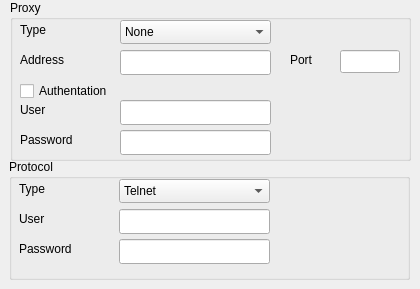
   <widget class="QWidget" name="tab3" >
    <attribute name="title" >
     <string>Connection</string>
    </attribute>
    <widget class="QGroupBox" name="groupBox_2" >
     <property name="geometry" >
      <rect>
       <x>9</x>
       <y>159</y>
       <width>401</width>
       <height>121</height>
      </rect>
     </property>
     <property name="title" >
      <string>Protocol</string>
     </property>
     <widget class="QLabel" name="TextLabel1_3" >
      <property name="geometry" >
       <rect>
        <x>10</x>
        <y>20</y>
        <width>80</width>
        <height>20</height>
       </rect>
      </property>
      <property name="text" >
       <string>Type</string>
      </property>
     </widget>
     <widget class="QLabel" name="TextLabel2_3" >
      <property name="geometry" >
       <rect>
        <x>10</x>
        <y>50</y>
        <width>90</width>
        <height>20</height>
       </rect>
      </property>
      <property name="text" >
       <string>User</string>
      </property>
     </widget>
     <widget class="QLabel" name="TextLabel3_3" >
      <property name="geometry" >
       <rect>
        <x>10</x>
        <y>80</y>
        <width>90</width>
        <height>20</height>
       </rect>
      </property>
      <property name="text" >
       <string>Password</string>
      </property>
     </widget>
     <widget class="QLineEdit" name="sshpasswdLineEdit" >
      <property name="geometry" >
       <rect>
        <x>110</x>
        <y>80</y>
        <width>151</width>
        <height>25</height>
       </rect>
      </property>
      <property name="echoMode" >
       <enum>QLineEdit::Password</enum>
      </property>
     </widget>
     <widget class="QComboBox" name="protocolComboBox" >
      <property name="geometry" >
       <rect>
        <x>110</x>
        <y>20</y>
        <width>151</width>
        <height>24</height>
       </rect>
      </property>
      <item>
       <property name="text" >
        <string>Telnet</string>
       </property>
      </item>
      <item>
       <property name="text" >
        <string>SSH1</string>
       </property>
      </item>
      <item>
       <property name="text" >
        <string>SSH2</string>
       </property>
      </item>
     </widget>
     <widget class="QLineEdit" name="sshuserLineEdit" >
      <property name="geometry" >
       <rect>
        <x>110</x>
        <y>50</y>
        <width>151</width>
        <height>25</height>
       </rect>
      </property>
     </widget>
    </widget>
    <widget class="QGroupBox" name="groupBox" >
     <property name="geometry" >
      <rect>
       <x>10</x>
       <y>0</y>
       <width>401</width>
       <height>161</height>
      </rect>
     </property>
     <property name="title" >
      <string>Proxy</string>
     </property>
     <widget class="QLabel" name="TextLabel3_2" >
      <property name="geometry" >
       <rect>
        <x>10</x>
        <y>50</y>
        <width>66</width>
        <height>20</height>
       </rect>
      </property>
      <property name="text" >
       <string>Address</string>
      </property>
     </widget>
     <widget class="QLabel" name="TextLabel2_2" >
      <property name="geometry" >
       <rect>
        <x>10</x>
        <y>20</y>
        <width>66</width>
        <height>20</height>
       </rect>
      </property>
      <property name="text" >
       <string>Type</string>
      </property>
     </widget>
     <widget class="QCheckBox" name="authCheckBox" >
      <property name="geometry" >
       <rect>
        <x>10</x>
        <y>80</y>
        <width>130</width>
        <height>22</height>
       </rect>
      </property>
      <property name="text" >
       <string>Authentation</string>
      </property>
     </widget>
     <widget class="QLineEdit" name="proxyportLineEdit" >
      <property name="geometry" >
       <rect>
        <x>330</x>
        <y>50</y>
        <width>60</width>
        <height>23</height>
       </rect>
      </property>
     </widget>
     <widget class="QLineEdit" name="proxyaddrLineEdit" >
      <property name="geometry" >
       <rect>
        <x>110</x>
        <y>50</y>
        <width>151</width>
        <height>25</height>
       </rect>
      </property>
     </widget>
     <widget class="QLabel" name="TextLabel4_2" >
      <property name="geometry" >
       <rect>
        <x>280</x>
        <y>50</y>
        <width>50</width>
        <height>20</height>
       </rect>
      </property>
      <property name="text" >
       <string>Port</string>
      </property>
     </widget>
     <widget class="QLineEdit" name="proxyuserLineEdit" >
      <property name="geometry" >
       <rect>
        <x>110</x>
        <y>100</y>
        <width>151</width>
        <height>25</height>
       </rect>
      </property>
     </widget>
     <widget class="QLabel" name="TextLabel5_2" >
      <property name="geometry" >
       <rect>
        <x>10</x>
        <y>100</y>
        <width>80</width>
        <height>20</height>
       </rect>
      </property>
      <property name="text" >
       <string>User</string>
      </property>
     </widget>
     <widget class="QLabel" name="TextLabel5_4" >
      <property name="geometry" >
       <rect>
        <x>10</x>
        <y>130</y>
        <width>80</width>
        <height>20</height>
       </rect>
      </property>
      <property name="text" >
       <string>Password</string>
      </property>
     </widget>
     <widget class="QLineEdit" name="proxypasswdLineEdit" >
      <property name="geometry" >
       <rect>
        <x>110</x>
        <y>130</y>
        <width>151</width>
        <height>25</height>
       </rect>
      </property>
     </widget>
     <widget class="QComboBox" name="proxytypeComboBox" >
      <property name="geometry" >
       <rect>
        <x>110</x>
        <y>20</y>
        <width>151</width>
        <height>24</height>
       </rect>
      </property>
      <item>
       <property name="text" >
        <string>None</string>
       </property>
      </item>
      <item>
       <property name="text" >
        <string>Wingate</string>
       </property>
      </item>
      <item>
       <property name="text" >
        <string>SOCKS4</string>
       </property>
      </item>
      <item>
       <property name="text" >
        <string>SOCKS5</string>
       </property>
      </item>
      <item>
       <property name="text" >
        <string>HTTP</string>
       </property>
      </item>
     </widget>
    </widget>
   </widget>
